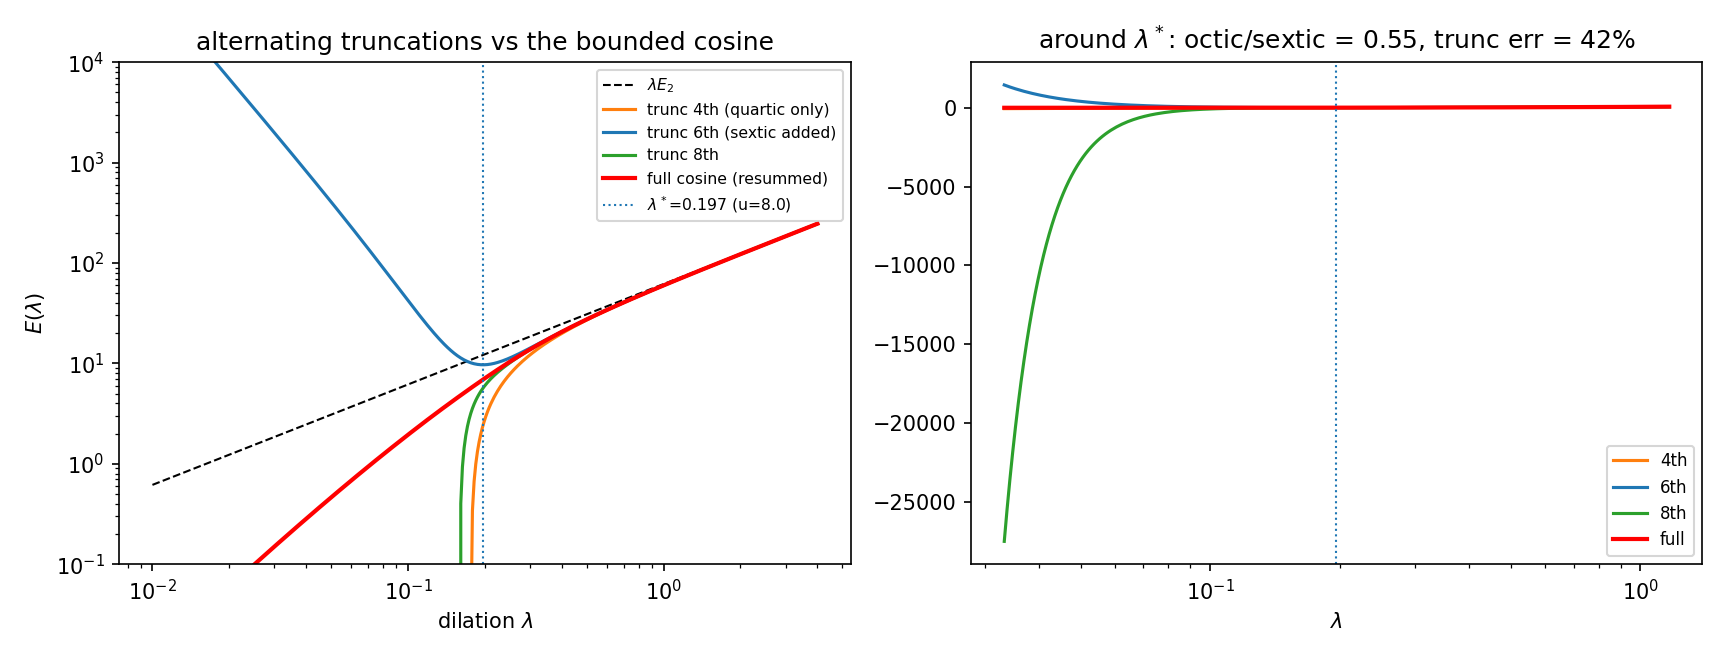

Reproduce this figure in Python.
"""SD2 -- does the sextic of the SU(2) link cosine rescue the Skyrmion in d=3?

Pre-registered (SKYRME_DOMINANCE.md addendum, item 7, written before this ran):

  * sextic per link: +(a^6/46080)|l_e|^6 (the +u^6/720 of the cosine);
    isotropic d=3 average <|l|^6> = [(TrG)^3 + 6 TrG TrG^2 + 8 TrG^3]/105,
    every term >= 0 for PSD G  =>  c6 > 0 GUARANTEED (stabilising sign);
  * truncated Derrick E(lam) = lam E2 - |E4|/lam + E6/lam^3 diverges at both
    ends => ALWAYS has a formal interior minimum lam*. The honest question is
    validity: prediction u(lam*) = (a/2 lam*) max|l| >> 1 (outside the useful
    convergence radius), the 8th order (-u^8/40320, negative again) comparable
    to the sextic at lam*, and the FULL cosine (which resums the series and is
    bounded) stays monotonic, as already measured in SC4/DS3.

  DEATH CRITERION for the sextic rescue (pre-registered): the rescue is real
  only if u(lam*) < 1 AND the full cosine shows an interior minimum on the
  same grid. Expected: neither holds -> the sextic minimum is a truncation
  artifact of an alternating series for a bounded function.

Moment checks: the sextic (and octic) isotropic averages are verified two
independent ways before use -- exact rational sphere moments on a diagonal G
(rotation invariance) and Monte Carlo on random non-diagonal G.
"""

from __future__ import annotations

import json
import sys
from pathlib import Path

import matplotlib

matplotlib.use("Agg")
import matplotlib.pyplot as plt
import numpy as np
import sympy as sp

sys.path.insert(0, str(Path(__file__).resolve().parent))
import sd_core as sd

A_LINK = 1.0

# hedgehog profile on the SC4 grid (u = r/lambda)
U = np.linspace(1e-4, 14.0, 2400)
DU = float(U[1] - U[0])
F = np.pi * np.exp(-U)
FP = -np.pi * np.exp(-U)
S_TAN = np.sin(F) ** 2 / U ** 2

# Gram eigenvalues: radial F'^2, tangential s (x2)
TRG = FP ** 2 + 2 * S_TAN
TRG2 = FP ** 4 + 2 * S_TAN ** 2
TRG3 = FP ** 6 + 2 * S_TAN ** 3
TRG4 = FP ** 8 + 2 * S_TAN ** 4
S_INV = TRG ** 2
K_INV = S_INV - TRG2

MEAS = 4 * np.pi * U ** 2 * DU
E2_1 = float(np.sum(MEAS * TRG))
I4 = float(np.sum(MEAS * (3 * S_INV - 2 * K_INV)))         # = S + 2TrG^2 integrand
M6 = TRG ** 3 + 6 * TRG * TRG2 + 8 * TRG3
I6 = float(np.sum(MEAS * M6))
M8 = TRG ** 4 + 12 * TRG ** 2 * TRG2 + 12 * TRG2 ** 2 + 32 * TRG * TRG3 + 48 * TRG4
I8 = float(np.sum(MEAS * M8))

# energy normalisation (24/a^2)<1-cos>, as in SC4: quadratic -> TrG exactly
C4 = A_LINK ** 2 / 240.0            # |E4| = C4 * I4   (negative term)
C6 = A_LINK ** 4 / 201600.0         # E6  = C6 * I6   (positive term)
C8 = A_LINK ** 6 / (430080.0 * 945.0)   # (24/a^2) * a^8/(2^8 * 8!) * <|l|^8>=M8/945


def moment_checks(rng):
    """Verify the sextic/octic isotropic averages two independent ways."""
    # (i) exact rational sphere moments, diagonal G = diag(l1,l2,l3)
    l1, l2, l3 = sp.symbols("l1 l2 l3", nonnegative=True)
    lam = (l1, l2, l3)

    def avg_power(p):
        # <(sum_i lam_i e_i^2)^p> via multinomial + exact even moments
        e = sp.symbols("e1 e2 e3")
        expr = sp.expand((l1 * e[0] ** 2 + l2 * e[1] ** 2 + l3 * e[2] ** 2) ** p)
        total = sp.S(0)
        for term in expr.as_ordered_terms():
            powers = [sp.degree(term, x) // 2 for x in e]
            coeff = term
            for x in e:
                coeff = coeff.subs(x, 1)
            total += coeff * sp.Rational(sd.sphere_even_moment(powers, 3)).limit_denominator(10 ** 12)
        return sp.simplify(total)

    t1 = sum(lam)
    t2 = sum(x ** 2 for x in lam)
    t3 = sum(x ** 3 for x in lam)
    t4 = sum(x ** 4 for x in lam)
    ok6 = sp.simplify(avg_power(3) - (t1 ** 3 + 6 * t1 * t2 + 8 * t3) / 105) == 0
    ok8 = sp.simplify(avg_power(4) - (t1 ** 4 + 12 * t1 ** 2 * t2 + 12 * t2 ** 2 +
                                      32 * t1 * t3 + 48 * t4) / 945) == 0

    # (ii) Monte Carlo, random non-diagonal G
    Cm = rng.standard_normal((3, 3))
    G = Cm @ Cm.T
    dirs = sd.unit_directions(2_000_000, 3, rng)
    q = np.einsum("ni,ij,nj->n", dirs, G, dirs)
    tg = np.trace(G)
    tg2 = np.trace(G @ G)
    tg3 = np.trace(G @ G @ G)
    tg4 = np.trace(G @ G @ G @ G)
    mc6 = float(np.mean(q ** 3)) / ((tg ** 3 + 6 * tg * tg2 + 8 * tg3) / 105.0)
    mc8 = float(np.mean(q ** 4)) / ((tg ** 4 + 12 * tg ** 2 * tg2 + 12 * tg2 ** 2 +
                                     32 * tg * tg3 + 48 * tg4) / 945.0)
    return bool(ok6), bool(ok8), mc6, mc8


# ---- full cosine on the same grid (SC4 machinery) ---------------------------- #
GL_C, GL_W = np.polynomial.legendre.leggauss(48)
GL_C = 0.5 * (GL_C + 1.0)
GL_W = GL_W * 0.5


def e_cos(lam, a):
    q2 = FP[:, None] ** 2 * GL_C[None, :] ** 2 + \
        S_TAN[:, None] * (1.0 - GL_C[None, :] ** 2)
    arg = (a / (2.0 * lam)) * np.sqrt(q2)
    avg = np.sum((1.0 - np.cos(arg)) * GL_W[None, :], axis=1)
    return float(np.sum(4 * np.pi * (lam * U) ** 2 * (24.0 / a ** 2) * avg) *
                 (lam * DU))


def main():
    rng = np.random.default_rng(20260612)
    ok6, ok8, mc6, mc8 = moment_checks(rng)

    # sextic coefficient for the SU(2) isotropic measure (per link, a=1):
    # 1-cos -> +u^6/720, u = a|l|/2  =>  +a^6 |l|^6 / 46080; <|l|^6> = M6/105.
    c6_per_link = A_LINK ** 6 / 46080.0 / 105.0        # multiplies M6*105... per |l|^6
    # in the (24/a^2)-normalised energy density: C6 = 24/46080/105 * a^4
    c6_check = abs(C6 - 24.0 / (46080.0 * 105.0) * A_LINK ** 4) < 1e-18

    # truncated Derrick: E(lam) = lam E2 - C4 I4 / lam + C6 I6 / lam^3
    lams = np.geomspace(0.01, 4.0, 400)
    e2 = lams * E2_1
    e_t4 = e2 - C4 * I4 / lams
    e_t6 = e_t4 + C6 * I6 / lams ** 3
    e_t8 = e_t6 - C8 * I8 / lams ** 5
    e_full = np.array([e_cos(l, A_LINK) for l in lams])

    # interior minimum of the sextic truncation: E2 lam^4 + B lam^2 - 3 C6 I6 = 0
    B = C4 * I4
    lam2 = (-B + np.sqrt(B ** 2 + 12 * E2_1 * C6 * I6)) / (2 * E2_1)
    lam_star = float(np.sqrt(lam2))
    # expansion parameter at the minimum: u = (a/2 lam*) max|l|; max|l| = pi
    u_star = A_LINK * np.pi / (2 * lam_star)
    # 8th-order over 6th-order term at lam* (series health at the minimum)
    ratio86 = (C8 * I8 / lam_star ** 5) / (C6 * I6 / lam_star ** 3)
    # truncation error vs full cosine at lam*
    i_star = int(np.argmin(np.abs(lams - lam_star)))
    trunc_err = abs(e_t6[i_star] - e_full[i_star]) / e_full[i_star]

    full_monotonic = bool(np.all(np.diff(e_full) > 0))
    full_interior = bool(0 < int(np.argmin(e_full)) < len(lams) - 1)
    rescue_real = bool(u_star < 1.0 and full_interior)

    payload = {
        "moment_checks": {"sextic_symbolic": ok6, "octic_symbolic": ok8,
                          "sextic_MC_ratio": mc6, "octic_MC_ratio": mc8},
        "c6": {"per_link_times_M6": c6_per_link,
               "sign": "positive (stabilising)",
               "normalised_energy_coeff_C6": C6, "consistency": bool(c6_check)},
        "hedgehog_integrals": {"E2": E2_1, "I_3S_minus_2K": I4, "I_M6": I6,
                               "I_M8": I8},
        "truncated_sextic_minimum": {
            "lambda_star": lam_star,
            "always_exists_formally": True,
            "u_at_minimum": u_star,
            "u_validity_threshold": 1.0,
            "octic_over_sextic_at_min": ratio86,
            "truncation_error_vs_full_cosine_at_min": trunc_err},
        "full_cosine": {"monotonic_increasing": full_monotonic,
                        "interior_minimum": full_interior},
        "verdict": {
            "sextic_rescue_real": rescue_real,
            "note": ("c6 > 0 as predicted, and the truncated quartic+sextic "
                     "ALWAYS has a formal minimum in d=3; but the minimum sits "
                     "at link phase u >> 1 where the alternating series fails "
                     "(octic term comparable), and the resummed bounded cosine "
                     "is monotonic: the minimum is a truncation artifact.")},
    }
    sd.save_json("SD2_higher_order.json", payload)

    fig, (ax1, ax2) = plt.subplots(1, 2, figsize=(11.5, 4.4))
    ax1.plot(lams, e2, "k--", lw=1, label=r"$\lambda E_2$")
    ax1.plot(lams, e_t4, "C1", label="trunc 4th (quartic only)")
    ax1.plot(lams, e_t6, "C0", label="trunc 6th (sextic added)")
    ax1.plot(lams, e_t8, "C2", label="trunc 8th")
    ax1.plot(lams, e_full, "r", lw=2, label="full cosine (resummed)")
    ax1.axvline(lam_star, color="C0", ls=":", lw=1,
                label=fr"$\lambda^*$={lam_star:.3f} (u={u_star:.1f})")
    ax1.set_xscale("log")
    ax1.set_yscale("log")
    ax1.set_ylim(1e-1, 1e4)
    ax1.set_xlabel(r"dilation $\lambda$")
    ax1.set_ylabel(r"$E(\lambda)$")
    ax1.set_title("alternating truncations vs the bounded cosine")
    ax1.legend(fontsize=7.5)

    # zoom near lam*: each truncation order flips the story
    sel = (lams > lam_star / 6) & (lams < lam_star * 6)
    ax2.plot(lams[sel], e_t4[sel], "C1", label="4th")
    ax2.plot(lams[sel], e_t6[sel], "C0", label="6th")
    ax2.plot(lams[sel], e_t8[sel], "C2", label="8th")
    ax2.plot(lams[sel], e_full[sel], "r", lw=2, label="full")
    ax2.axvline(lam_star, color="C0", ls=":", lw=1)
    ax2.set_xscale("log")
    ax2.set_xlabel(r"$\lambda$")
    ax2.set_title(fr"around $\lambda^*$: octic/sextic = {ratio86:.2f}, "
                  fr"trunc err = {trunc_err:.0%}")
    ax2.legend(fontsize=8)
    fig.tight_layout()
    fig.savefig(Path(__file__).resolve().parent / "SD2_higher_order.png", dpi=150)

    print(json.dumps({k: payload[k] for k in
                      ("moment_checks", "truncated_sextic_minimum",
                       "full_cosine", "verdict")}, indent=2))


if __name__ == "__main__":
    main()
